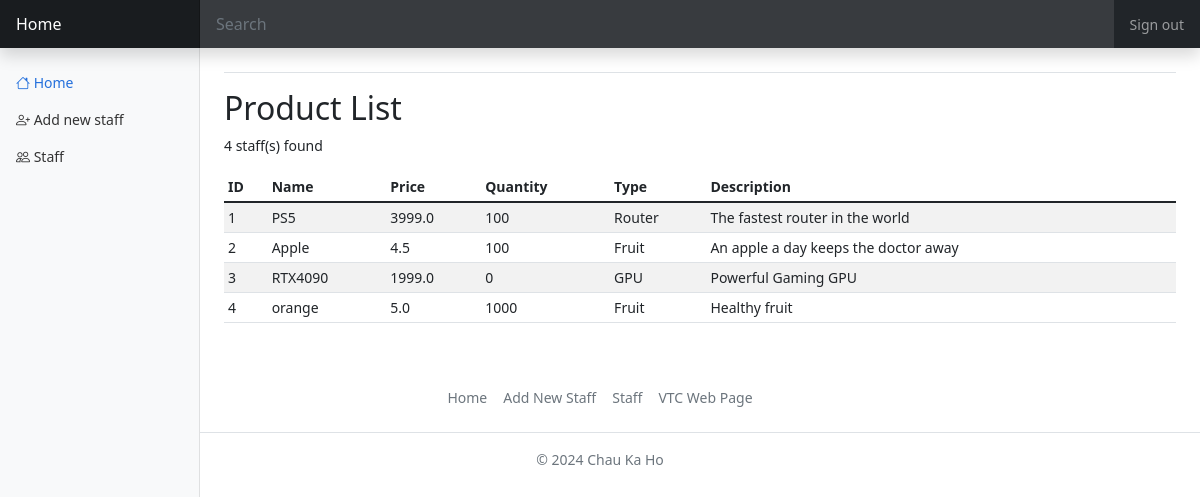
Screenshot of /lab6/product.php with the database file from the repository.
### tables this page shows
CREATE TABLE IF NOT EXISTS `product` (
  `productid` int NOT NULL AUTO_INCREMENT,
  `product_name` varchar(50) NOT NULL,
  `price` decimal(10,1) NOT NULL,
  `qty` int NOT NULL,
  `product_type` varchar(50) NOT NULL,
  `description` varchar(200) NOT NULL,
  PRIMARY KEY (`productid`)
);

### lab6/product.php (the view, shortened to what this page needs)
<!doctype html>
<html lang="en">
  <head>
<link href="./assets/dist/css/bootstrap.min.css" rel="stylesheet">
    <link href="lab6.css" rel="stylesheet">
  </head>
  <body>
 <?php
require_once "./inc/sidebar.inc.php";
require_once "./inc/header.inc.php" ;
require_once "./inc/footer.inc.php" ;
$pdo = dbconnect();
try {
    $sql =  'SELECT * FROM product ';
    $stmt = $pdo->prepare( $sql ) ;
    $stmt->execute();
} catch (PDOException $e) {
  die($e->getMessage());
}
?>
<div class="container-fluid">
  <div class="row">
    <main class="col-md-9 ms-sm-auto col-lg-10 px-md-4">
      <div class="d-flex justify-content-between flex-wrap flex-md-nowrap align-items-center pt-3 pb-2 mb-3 border-bottom">
      </div>
      <h2>Product List</h2>
      <div class="table-responsive">
        <table class="table table-striped table-sm">
          <thead>
            <tr>
              <th scope="col">ID</th>
              <th scope="col">Name</th>
              <th scope="col">Price</th>
              <th scope="col">Quantity</th>
              <th scope="col">Type</th>
              <th scope="col">Description</th>
            </tr>
          </thead>
          <tbody>
          <?php
            $numFound = $stmt->rowCount();
            echo "<p>".$numFound." staff(s) found</p>";
            if( $numFound > 0 ) {
                while( $result = $stmt->fetch( ) ) {
                    echo "<tr>\n";
                    echo "<td>".$result[ "productid" ]."</td>\n";
                    echo "<td>".$result[ "product_name" ]."</td>\n";
                    echo "<td>".$result[ 'price' ]."</td>\n";
                    echo "<td>".$result[ 'qty' ]."</td>\n";
                    echo "<td>".$result[ 'product_type' ]."</td>\n";
                    echo "<td>".$result[ 'description' ]."</td>\n";
                    echo "</tr>\n";
                }
            }
            ?>
          </tbody>
        </table>
      </div>
    </main>
  </div>
</div>
    </body>
</html>

### lab6/lab6.css (style rules this page uses)
body { font-size: .875rem; }

### rows the page displays
product: productid "1", product_name "PS5", price "3999.0", qty "100", product_type "Router", description "The fastest router in the world"
product: productid "2", product_name "Apple", price "4.5", qty "100", product_type "Fruit", description "An apple a day keeps the doctor away"
product: productid "3", product_name "RTX4090", price "1999.0", qty "0", product_type "GPU", description "Powerful Gaming GPU"
product: productid "4", product_name "orange", price "5.0", qty "1000", product_type "Fruit", description "Healthy fruit"

### other values shown
$numFound "4"
